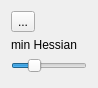
              <widget class="QWidget" name="page_3">
               <property name="geometry">
                <rect>
                 <x>0</x>
                 <y>0</y>
                 <width>98</width>
                 <height>88</height>
                </rect>
               </property>
               <attribute name="label">
                <string>Find Object</string>
               </attribute>
               <layout class="QVBoxLayout" name="verticalLayout_10">
                <item>
                 <layout class="QVBoxLayout" name="findObjectverticalLayout">
                  <item>
                   <widget class="QToolButton" name="openFileWithObjectButton">
                    <property name="text">
                     <string>...</string>
                    </property>
                   </widget>
                  </item>
                  <item>
                   <widget class="QLabel" name="minHessianLabel">
                    <property name="text">
                     <string>min Hessian</string>
                    </property>
                   </widget>
                  </item>
                  <item>
                   <widget class="QSlider" name="minHessianSlider">
                    <property name="maximum">
                     <number>1500</number>
                    </property>
                    <property name="value">
                     <number>400</number>
                    </property>
                    <property name="orientation">
                     <enum>Qt::Horizontal</enum>
                    </property>
                   </widget>
                  </item>
                  <item>
                   <spacer name="verticalSpacer_6">
                    <property name="orientation">
                     <enum>Qt::Vertical</enum>
                    </property>
                    <property name="sizeHint" stdset="0">
                     <size>
                      <width>20</width>
                      <height>40</height>
                     </size>
                    </property>
                   </spacer>
                  </item>
                 </layout>
                </item>
               </layout>
              </widget>
